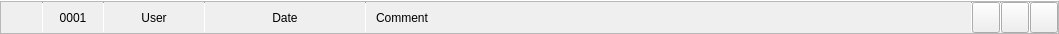
<?xml version="1.0" encoding="UTF-8"?>
<ui version="4.0">
 <class>Form</class>
 <widget class="QWidget" name="Form">
  <property name="geometry">
   <rect>
    <x>0</x>
    <y>0</y>
    <width>1059</width>
    <height>34</height>
   </rect>
  </property>
  <property name="windowTitle">
   <string>Form</string>
  </property>
  <layout class="QVBoxLayout" name="verticalLayout">
   <property name="spacing">
    <number>0</number>
   </property>
   <property name="leftMargin">
    <number>0</number>
   </property>
   <property name="topMargin">
    <number>0</number>
   </property>
   <property name="rightMargin">
    <number>0</number>
   </property>
   <property name="bottomMargin">
    <number>0</number>
   </property>
   <item>
    <widget class="Line" name="line_7">
     <property name="maximumSize">
      <size>
       <width>16777215</width>
       <height>1</height>
      </size>
     </property>
     <property name="orientation">
      <enum>Qt::Horizontal</enum>
     </property>
    </widget>
   </item>
   <item>
    <widget class="QFrame" name="list_version_widget_frame">
     <property name="maximumSize">
      <size>
       <width>16777215</width>
       <height>38</height>
      </size>
     </property>
     <property name="frameShape">
      <enum>QFrame::StyledPanel</enum>
     </property>
     <property name="frameShadow">
      <enum>QFrame::Raised</enum>
     </property>
     <layout class="QHBoxLayout" name="horizontalLayout">
      <property name="spacing">
       <number>0</number>
      </property>
      <property name="leftMargin">
       <number>11</number>
      </property>
      <property name="topMargin">
       <number>0</number>
      </property>
      <property name="rightMargin">
       <number>0</number>
      </property>
      <property name="bottomMargin">
       <number>0</number>
      </property>
      <item>
       <widget class="QLabel" name="version_widget_image_label">
        <property name="minimumSize">
         <size>
          <width>30</width>
          <height>30</height>
         </size>
        </property>
        <property name="maximumSize">
         <size>
          <width>30</width>
          <height>30</height>
         </size>
        </property>
        <property name="text">
         <string/>
        </property>
       </widget>
      </item>
      <item>
       <widget class="Line" name="line_5">
        <property name="maximumSize">
         <size>
          <width>1</width>
          <height>16777215</height>
         </size>
        </property>
        <property name="orientation">
         <enum>Qt::Vertical</enum>
        </property>
       </widget>
      </item>
      <item>
       <widget class="QLabel" name="version_widget_version_label">
        <property name="minimumSize">
         <size>
          <width>60</width>
          <height>0</height>
         </size>
        </property>
        <property name="maximumSize">
         <size>
          <width>60</width>
          <height>16777215</height>
         </size>
        </property>
        <property name="text">
         <string>0001</string>
        </property>
        <property name="alignment">
         <set>Qt::AlignCenter</set>
        </property>
       </widget>
      </item>
      <item>
       <widget class="Line" name="line_4">
        <property name="maximumSize">
         <size>
          <width>1</width>
          <height>16777215</height>
         </size>
        </property>
        <property name="orientation">
         <enum>Qt::Vertical</enum>
        </property>
       </widget>
      </item>
      <item>
       <widget class="QLabel" name="version_widget_user_label">
        <property name="minimumSize">
         <size>
          <width>100</width>
          <height>0</height>
         </size>
        </property>
        <property name="maximumSize">
         <size>
          <width>100</width>
          <height>16777215</height>
         </size>
        </property>
        <property name="text">
         <string>User</string>
        </property>
        <property name="alignment">
         <set>Qt::AlignCenter</set>
        </property>
       </widget>
      </item>
      <item>
       <widget class="Line" name="line_3">
        <property name="maximumSize">
         <size>
          <width>1</width>
          <height>16777215</height>
         </size>
        </property>
        <property name="orientation">
         <enum>Qt::Vertical</enum>
        </property>
       </widget>
      </item>
      <item>
       <widget class="QLabel" name="version_widget_date_label">
        <property name="minimumSize">
         <size>
          <width>160</width>
          <height>0</height>
         </size>
        </property>
        <property name="maximumSize">
         <size>
          <width>160</width>
          <height>16777215</height>
         </size>
        </property>
        <property name="text">
         <string>Date</string>
        </property>
        <property name="alignment">
         <set>Qt::AlignCenter</set>
        </property>
       </widget>
      </item>
      <item>
       <widget class="Line" name="line_2">
        <property name="maximumSize">
         <size>
          <width>1</width>
          <height>16777215</height>
         </size>
        </property>
        <property name="orientation">
         <enum>Qt::Vertical</enum>
        </property>
       </widget>
      </item>
      <item>
       <widget class="QLabel" name="version_widget_comment_label">
        <property name="sizePolicy">
         <sizepolicy hsizetype="Expanding" vsizetype="Preferred">
          <horstretch>0</horstretch>
          <verstretch>0</verstretch>
         </sizepolicy>
        </property>
        <property name="text">
         <string>Comment</string>
        </property>
        <property name="alignment">
         <set>Qt::AlignLeading|Qt::AlignLeft|Qt::AlignVCenter</set>
        </property>
        <property name="wordWrap">
         <bool>true</bool>
        </property>
        <property name="indent">
         <number>10</number>
        </property>
       </widget>
      </item>
      <item>
       <widget class="Line" name="line_6">
        <property name="maximumSize">
         <size>
          <width>1</width>
          <height>16777215</height>
         </size>
        </property>
        <property name="orientation">
         <enum>Qt::Vertical</enum>
        </property>
       </widget>
      </item>
      <item>
       <widget class="QPushButton" name="version_widget_delete_pushButton">
        <property name="minimumSize">
         <size>
          <width>28</width>
          <height>31</height>
         </size>
        </property>
        <property name="maximumSize">
         <size>
          <width>28</width>
          <height>31</height>
         </size>
        </property>
        <property name="text">
         <string/>
        </property>
        <property name="iconSize">
         <size>
          <width>14</width>
          <height>14</height>
         </size>
        </property>
       </widget>
      </item>
      <item>
       <widget class="Line" name="line">
        <property name="maximumSize">
         <size>
          <width>1</width>
          <height>16777215</height>
         </size>
        </property>
        <property name="orientation">
         <enum>Qt::Vertical</enum>
        </property>
       </widget>
      </item>
      <item>
       <widget class="QPushButton" name="version_widget_comment_pushButton">
        <property name="minimumSize">
         <size>
          <width>28</width>
          <height>31</height>
         </size>
        </property>
        <property name="maximumSize">
         <size>
          <width>28</width>
          <height>31</height>
         </size>
        </property>
        <property name="text">
         <string/>
        </property>
        <property name="iconSize">
         <size>
          <width>14</width>
          <height>14</height>
         </size>
        </property>
       </widget>
      </item>
      <item>
       <widget class="Line" name="line_8">
        <property name="maximumSize">
         <size>
          <width>1</width>
          <height>16777215</height>
         </size>
        </property>
        <property name="orientation">
         <enum>Qt::Vertical</enum>
        </property>
       </widget>
      </item>
      <item>
       <widget class="QPushButton" name="version_open_software_pushButton">
        <property name="minimumSize">
         <size>
          <width>28</width>
          <height>31</height>
         </size>
        </property>
        <property name="maximumSize">
         <size>
          <width>28</width>
          <height>31</height>
         </size>
        </property>
        <property name="text">
         <string/>
        </property>
        <property name="iconSize">
         <size>
          <width>14</width>
          <height>14</height>
         </size>
        </property>
       </widget>
      </item>
     </layout>
    </widget>
   </item>
  </layout>
 </widget>
 <resources/>
 <connections/>
</ui>
